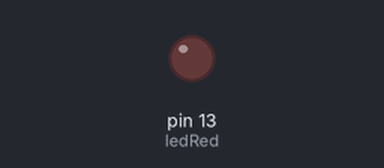
A sketch run on a simulated Arduino Uno, built with avr-gcc and run on an emulated ATmega328P. Parts: output pins drawn as LEDs (lit = HIGH).

Above: at 1.0 s.
At 3.0 s:
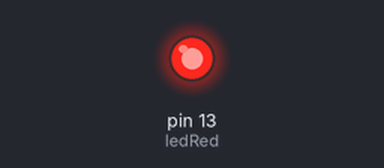
Timing chart, 0 to 5.2 s (numbered marks = the images above):
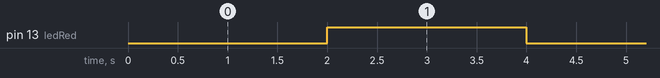

Measured:
- by itself, pin 13 (ledRed): alternates HIGH for 2.0 s and LOW for 2.0 s

The sketch:

github.html.ino
```cpp
int ledRed= 13;
int ledBlue= 11;
void setup() {
  // put your setup code here, to run once:
pinMode(ledRed, OUTPUT);
pinMode(ledBlue, INPUT);

}

void loop() {
  // put your main code here, to run repeatedly:
  digitalWrite(ledRed, LOW);
  delay(1000);
  digitalWrite(ledBlue, HIGH);
  delay(1000);
  digitalWrite(ledRed, HIGH);
  delay(1000);
  digitalWrite(ledBlue, LOW);
  delay(1000);
}
```
